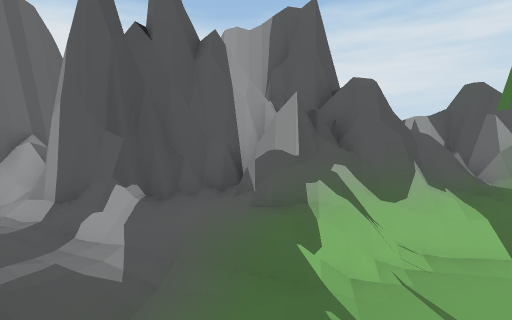
view 1 (above)

12 first-person views from a walk through a Unity game level. The camera is 1.2 m above the floor, tilts 8° down and sees 90° across. The floor is counted in squares, 0.5 m on a side. Each view is taken from the middle of a square. On the plan, view 1 faces up. The plan holds only what a view shows up to about 17 squares ahead; the rest is blank. The place goes on beyond the plan. The player is left out.

view 2
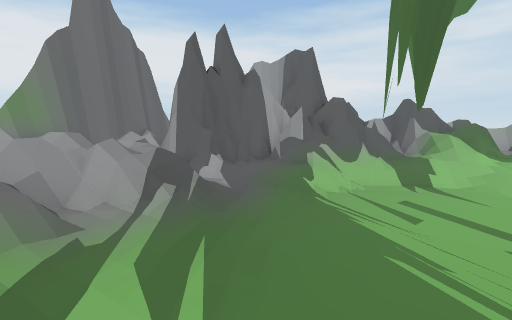

view 3
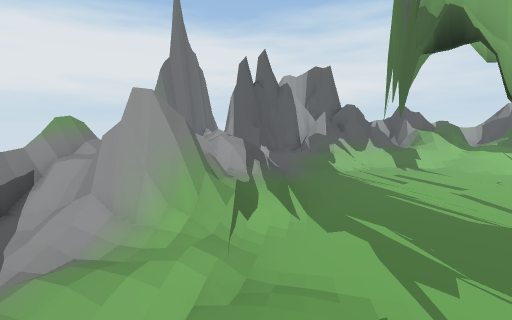

view 4
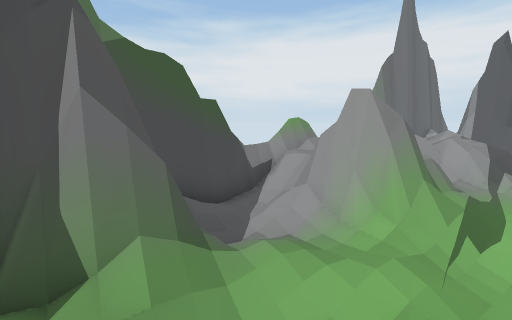

view 5
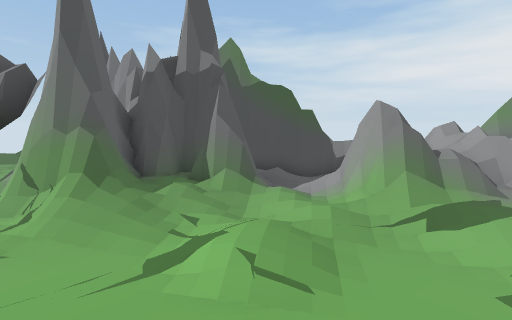

view 6
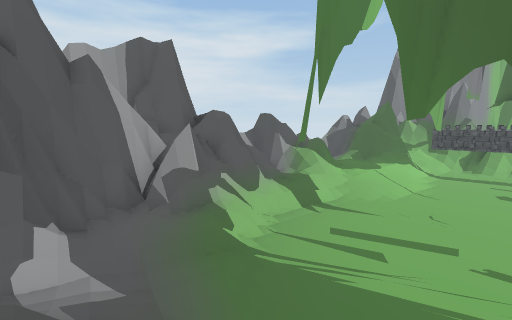

view 7
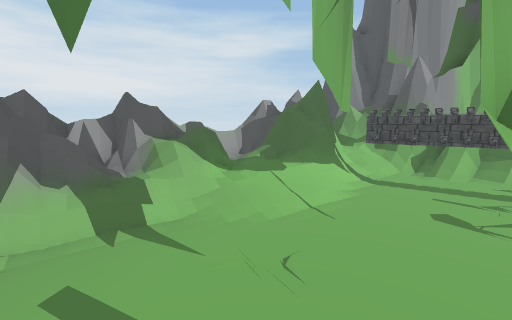

view 8
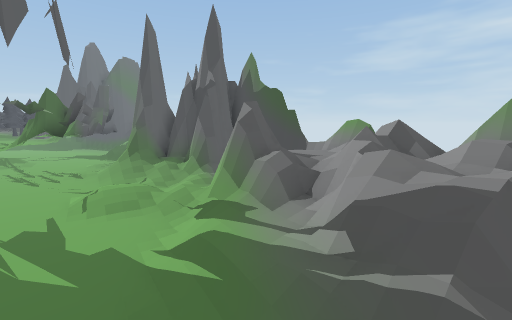

view 9
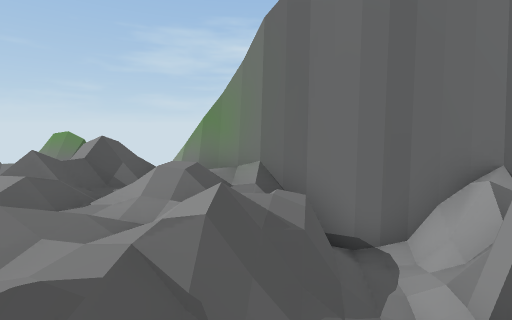

view 10
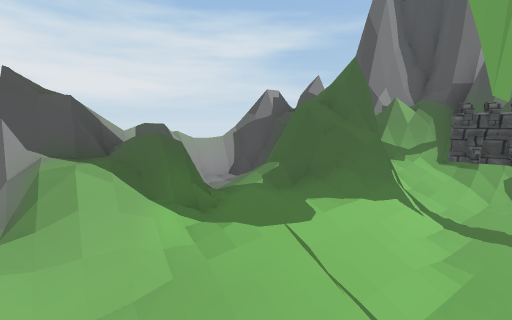

view 11
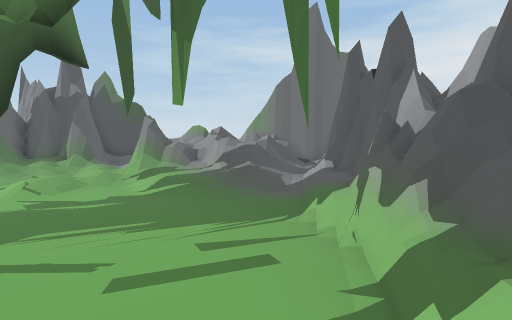

view 12
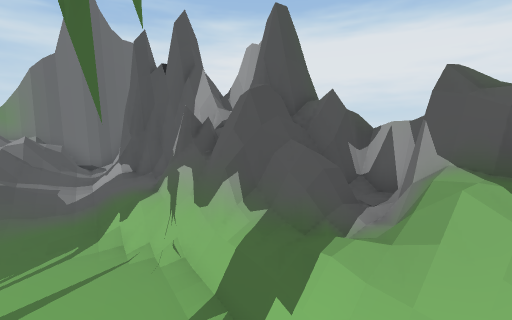

### Floor plan
Key: @ floor where view 1 was taken; # wall or solid block; . main floor; : floor 0.25 m higher than the main floor; + floor 0.5 m higher than the main floor; * floor 0.75 m higher than the main floor; % floor 1 m higher than the main floor; / step, stairs or slope; = window, fence, low wall or low ledge; ^ raised ledge; T thing the floor can be seen under or through.
Columns run from 9 left of view 1 to 15 right of it. Each row starts with its distance up from view 1.
  8         #########
  7       ####^###==^===##
  6    #####==^###=*%==+=###
  5   #=#==#+===^=++*##*==# =
  4   ##+://///.##::/+++==#==
  3   #*%///....# ../////==+=
  2  ##=*%//.........:/:/ T:#
  1  #=%*%+/..........TT  T:
  0  ====*//.@.#.......:  T:
 -1  #==*+:/..T........:::T##
 -2 ##**=#//..T..  #... ::T
 -3 ==*##=/...  T
 -4 ##/##=......
 -5 #///::......
 -6 #//::/./...
 -7 ##==/.::.. .
 -8 ###=/.//..
 -9  ##=/.. ..
-10   #=:/.
-11   #==####
-12   #######
-13         #^

Positions as (right, up) in squares from view 1, and headings:
1: (0, 0), facing up
2: (-1, -5), facing up
3: (-3, -9), facing up
4: (-3, -9), facing up-left
5: (2, -7), facing left
6: (-3, -1), facing up-right
7: (3, -2), facing up-right
8: (0, 2), facing down-left
9: (-2, 3), facing left
10: (6, 1), facing up-right
11: (8, 2), facing left
12: (7, 2), facing up-left
